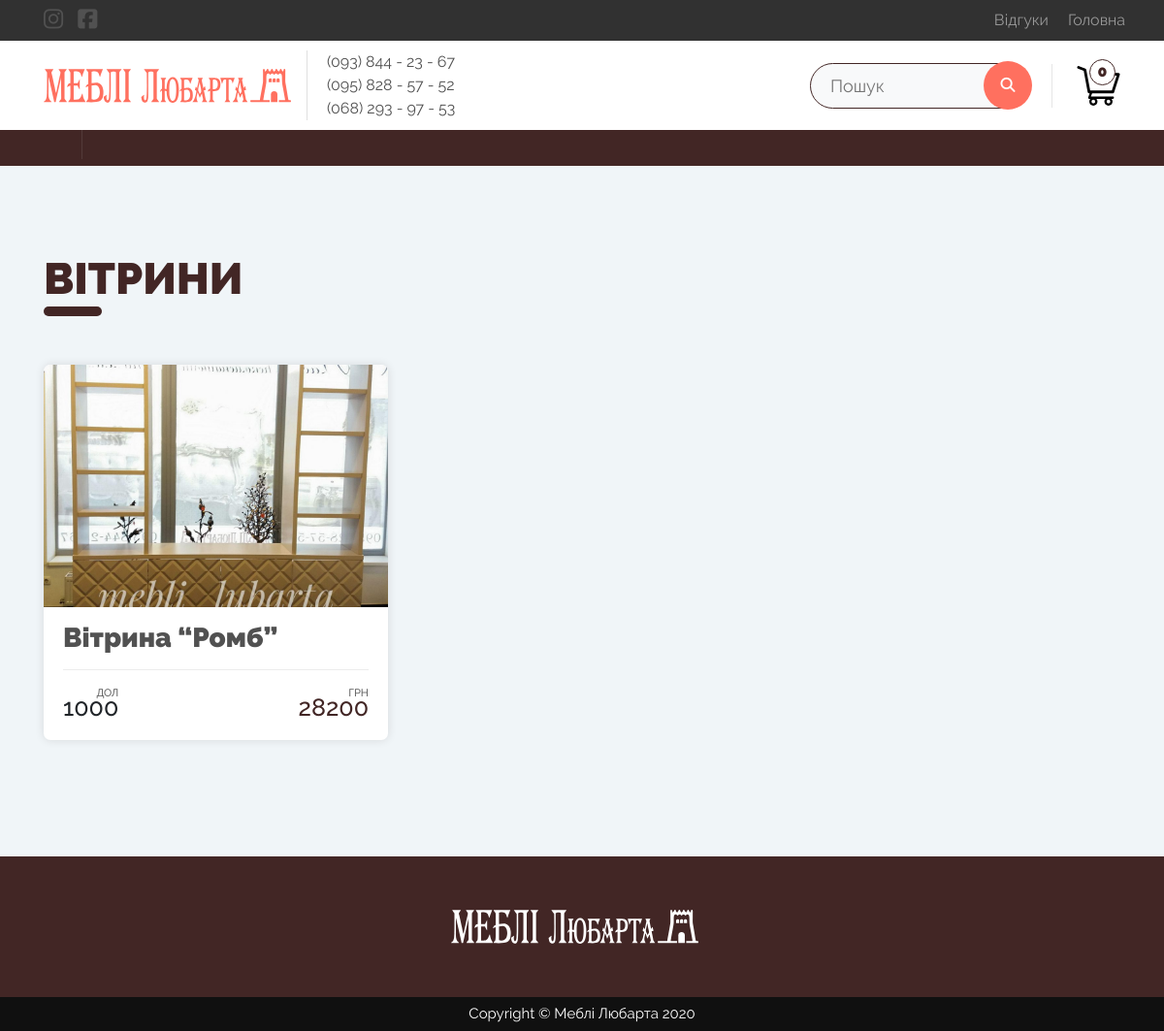
The page /vitrini/ on the database its author committed.
### shop/models.py (models this page shows, shortened)
class Post(models.Model):
    title = models.CharField(max_length=250)
    slug = models.SlugField(max_length=250)
    created = models.DateTimeField(auto_now_add=True)
    updated = models.DateTimeField(auto_now=True)
    def get_absolute_url(self):
        return reverse('shop:post_detail', kwargs={
            'slug': self.slug,
            'id': self.id
            })

class Category(MPTTModel):
    parent = TreeForeignKey('self', on_delete=models.CASCADE, null=True, blank=True, related_name='children')
    name = models.CharField(max_length=200, db_index=True, verbose_name="Імя категорії")
    slug = models.SlugField(max_length=200, db_index=True, unique=True)
    image = models.ImageField(upload_to='categories/%Y/%m/%d/', blank=True, verbose_name="Зображення категорії")
    slider = models.BooleanField(default=False, verbose_name="Слайдер")
    created = models.DateTimeField(default=datetime.now)
    class Meta:
        ordering = ['name']
        verbose_name = 'Категорія'
        verbose_name_plural = 'Категорії'
    class MPTTMeta:
        order_insertion_by = ['name']

class Product(models.Model):
    category = TreeForeignKey(Category, related_name='products', verbose_name="Категорія", on_delete=models.CASCADE)
    name = models.CharField(max_length=200, db_index=True, verbose_name="Назва")
    slug = models.SlugField(max_length=200, db_index=True)
    image = models.ImageField(upload_to='products/%Y/%m/%d/', blank=True, verbose_name="Головне зображення товару")
    description = RichTextField(blank=True, verbose_name="Опис", max_length=1000,)
    price = models.DecimalField(decimal_places=0, db_index=False, max_digits=10, verbose_name="Ціна в доларах")
    created = models.DateTimeField(auto_now_add=True, verbose_name="Опубліковано")
    updated = models.DateTimeField(auto_now=True, verbose_name="Оновлено")
    video = EmbedVideoField(null=True, blank=True, verbose_name='Посилання на відео')
    slider = models.BooleanField(default=False, verbose_name="Слайдер")
    available = models.BooleanField(default=True, verbose_name="Показувати на сайті (Товар)")
    class Meta:
        verbose_name = 'Товар'
        verbose_name_plural = 'Товари'
        ordering = ['name']
        index_together = [
            ['id', 'slug']
        ]
    def get_absolute_url(self):
        return reverse('shop:ProductDetail', args=[self.id, self.slug])

class Dollar(models.Model):
    name = models.CharField(max_length=30)
    num = models.FloatField(verbose_name="Курс валют")
    class Meta:
        verbose_name = 'Курс доллару'
        verbose_name_plural = 'Курс доллару'

### shop/views.py (the view)
# urls.py: path('', views.base_view, name='ProductList'),
def ProductList(request, category_slug=None):
    dollar = Dollar.objects.get(id=1)
    posts = Post.objects.filter(id=1)
    now = timezone.now()
    category = None
    categories = Category.objects.all()
    products = Product.objects.filter(available=True).order_by('-created')
    if category_slug:
        category = get_object_or_404(Category, slug=category_slug)
        products = products.filter(category=category)
    page = request.GET.get('page', 1)
    paginator = Paginator(products, 3)
    paginate_by = 5
    model = products
    try:
        products = paginator.page(page)
    except PageNotAnInteger:
        products = paginator.page(1)
    except EmptyPage:
        products = paginator.page(paginator.num_pages)
    return render(request, 'shop/product/list.html', {
        'category': category,
        'categories': categories,
        'products': products,
        'posts': posts,
        'dollar': dollar,
    })

### cart/cart.py (called while the page is built)
    def __len__(self):
        return sum(item['quantity'] for item in self.cart.values())

### cart/context_processors.py (called while the page is built)
def cart(request):
    return {'cart': Cart(request)}

### shop/templates/shop/product/list.html (shortened to what this page needs)
{% extends 'shop/base.html' %}
{% load static %}
{% load thumbnail %}
{% block content %}
{% load mptt_tags %}
{% load mathfilters %}
<h2 class="h2">{% block title %}{% if category %}{{ category.name }}{% else %}Товари{% endif %}{% endblock %}</h2>
<div class="listpage infinite-container">
	{% for product in products %}
		<div class="cardd infinite-item">
			<a href="{{ product.get_absolute_url }}">
				{% thumbnail product.image "400x300" crop="center" as im %}
					<img class="card-img-top" src="{{ im.url }}" width="{{ im.width }}" height="{{ im.height }}">
				{% endthumbnail %}
			</a>
			<div class="cardd-body">
				<h3 class="cardd-title">
					<a href="{{ product.get_absolute_url }}">{{ product.name }}</a>
				</h3>
				<div class="price_wrapper">
					<p class="price_usd">{{ product.price }}</p>
					<p class="price_uah">{{ product.price|mul:dollar.num | floatformat:"0" }}</p>
				</div>
			</div>
		</div>
	{% endfor %}
</div>
{% endblock %}

### shop/templates/shop/base.html (shortened to what this page needs)
{% load static %}
{% load mptt_tags %}
{% load thumbnail %}
{% load mathfilters %}
<!DOCTYPE html>
<html lang="uk">
<head>
  <link rel="stylesheet" href="https://stackpath.bootstrapcdn.com/bootstrap/4.3.1/css/bootstrap.min.css">
  <link rel="stylesheet" href="{% static 'css/slick.css' %}">
  <link rel="stylesheet" href="{% static 'css/bootstrap.min.css' %}">
  <link rel="stylesheet" href="{% static 'css/style.css' %}">
</head>
<body>
<div class="top_hedline">
    <div class="container">
      <div class="row">
        <div class="top_wrapper">
          <ul class="socials">
            <li>
              <a target="_blank" href="https://www.instagram.com/mebli_lubarta/">
                <i class="fab fa-instagram"></i>
              </a>
            </li>
            <li>
              <a target="_blank" href="https://www.facebook.com/meblilubarta/">
                <i class="fab fa-facebook-square"></i>
              </a>
            </li>
          </ul>
          <ul class="top_item_wr">
			{% for p in posts %}
				<li><a href="{{ p.get_absolute_url }}">{{ p.title}}</a></li>
			{% endfor %}
            <li><a href="/">Головна</a></li>
          </ul>
        </div>
      </div>
    </div>
</div>
<div class="logo-section">
	<div class="container">
		<div class="row">
			<div class="logo_wrapper">
				<div class="logo">
					<a class="navbar-brand" href="/"><img src="{% static 'img/meblilubarta_logo.svg' %}" alt=""></a>
				</div>
				<div class="numb">
					<ul>
						<li><a href="tel:0938442367">(093) 844 - 23 - 67</a></li>
						<li><a href="tel:0958285752">(095) 828 - 57 - 52</a></li>
						<li><a href="tel:0682939753">(068) 293 - 97 - 53</a></li>
					</ul>
				</div>
			</div>
			<div class="right_wr">
				<div class="search-box">
					<form action="{% url 'shop:search_results' %}" method="GET">
						<input type="text" placeholder="Пошук" class="input" name="q" aria-lebel="Search">
						<button class="butn" type="submit">
							<i class="fa fa-search" aria-hidden="true"></i>
						</button>
					</form>
				 </div>
				<div class="cart">
					{% with total_items=cart|length %}
						{% if cart|length > 0 %}
						<a class="cart_l" href="{% url 'cart:CartDetail' %}">
							<img src="{% static 'img/cart.svg' %}" alt="">
							<span class="badge" id='cart_count'>{{ total_items }}</span>
							<div class="tipcart">
									<span>Корзина на суму:</span>
								<div class="price_wrapper">
									<p class="price_uah">{{ cart.get_total_price }}</p>
								</div>
							</div>
						</a>
						{% else %}
							<img src="{% static 'img/cart.svg' %}" alt="">
							<span class="badge" id='cart_count'>{{ total_items }}</span>
						{% endif %}
					{% endwith %}
				</div>
			</div>
		</div>
	</div>
</div>
<div class="nav">
	<div class="container">
		<ul class="navigation">
			{% recursetree categories %}
				<li>
					<a href="{{ node.get_absolute_url }}">
					</a>
				</li>
			{% endrecursetree %}
		</ul>
	</div>
</div>
<div class="content">
<div class="container">
	{% block content %}{% endblock %}
	</div>
</div>
<footer class="">
	<div class="container">
		<div class="foo_wrapper">
			<div class="logo">
				<a class="navbar-brand" href="/">
					<img src="{% static 'img/meblilubarta_logo_white.svg' %}" alt="">
				</a>
			</div>
		</div>
		</div>
	<p class="copyright">Copyright &copy; Меблі Любарта {% now “Y” %}</p>
</footer>
</body>
</html>

### rows shown on the page
Post: title "Відгуки"
Category: name "ВІТРИНИ"
Product: name "Вітрина “Ромб”", price "1000", price|mul "28200"

### other values the page prints
{{ total_items }} "0"
